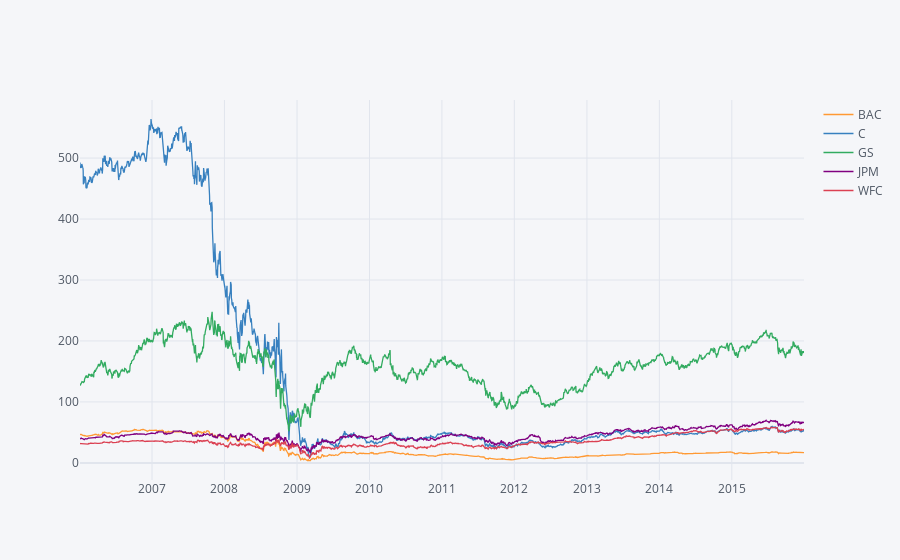

The cell this chart's notebook holds for it:
### Code cell
bank_stocks.xs(key='Close',axis=1,level='Stock Info').iplot()

### Figure 1 — Plotly figure (JSON) as saved in the notebook; plotly's stock layout.template omitted (floating-point values rounded to 4 significant figures; data arrays with more than 128 entries replaced by an {"elided": "..."} marker saying what was removed)
{"data": [{"line": {"color": "rgba(255, 153, 51, 1.0)", "dash": "solid", "shape": "linear", "width": 1.3}, "mode": "lines", "name": "BAC", "text": "", "type": "scatter", "x": {"elided": "2517 str values"}, "y": {"elided": "2517 float values"}}, {"line": {"color": "rgba(55, 128, 191, 1.0)", "dash": "solid", "shape": "linear", "width": 1.3}, "mode": "lines", "name": "C", "text": "", "type": "scatter", "x": {"elided": "2517 str values"}, "y": {"elided": "2517 float values"}}, {"line": {"color": "rgba(50, 171, 96, 1.0)", "dash": "solid", "shape": "linear", "width": 1.3}, "mode": "lines", "name": "GS", "text": "", "type": "scatter", "x": {"elided": "2517 str values"}, "y": {"elided": "2517 float values"}}, {"line": {"color": "rgba(128, 0, 128, 1.0)", "dash": "solid", "shape": "linear", "width": 1.3}, "mode": "lines", "name": "JPM", "text": "", "type": "scatter", "x": {"elided": "2517 str values"}, "y": {"elided": "2517 float values"}}, {"line": {"color": "rgba(219, 64, 82, 1.0)", "dash": "solid", "shape": "linear", "width": 1.3}, "mode": "lines", "name": "WFC", "text": "", "type": "scatter", "x": {"elided": "2517 str values"}, "y": {"elided": "2517 float values"}}], "layout": {"legend": {"bgcolor": "#F5F6F9", "font": {"color": "#4D5663"}}, "paper_bgcolor": "#F5F6F9", "plot_bgcolor": "#F5F6F9", "title": {"font": {"color": "#4D5663"}}, "xaxis": {"gridcolor": "#E1E5ED", "showgrid": true, "tickfont": {"color": "#4D5663"}, "title": {"font": {"color": "#4D5663"}, "text": ""}, "zerolinecolor": "#E1E5ED"}, "yaxis": {"gridcolor": "#E1E5ED", "showgrid": true, "tickfont": {"color": "#4D5663"}, "title": {"font": {"color": "#4D5663"}, "text": ""}, "zerolinecolor": "#E1E5ED"}}}
